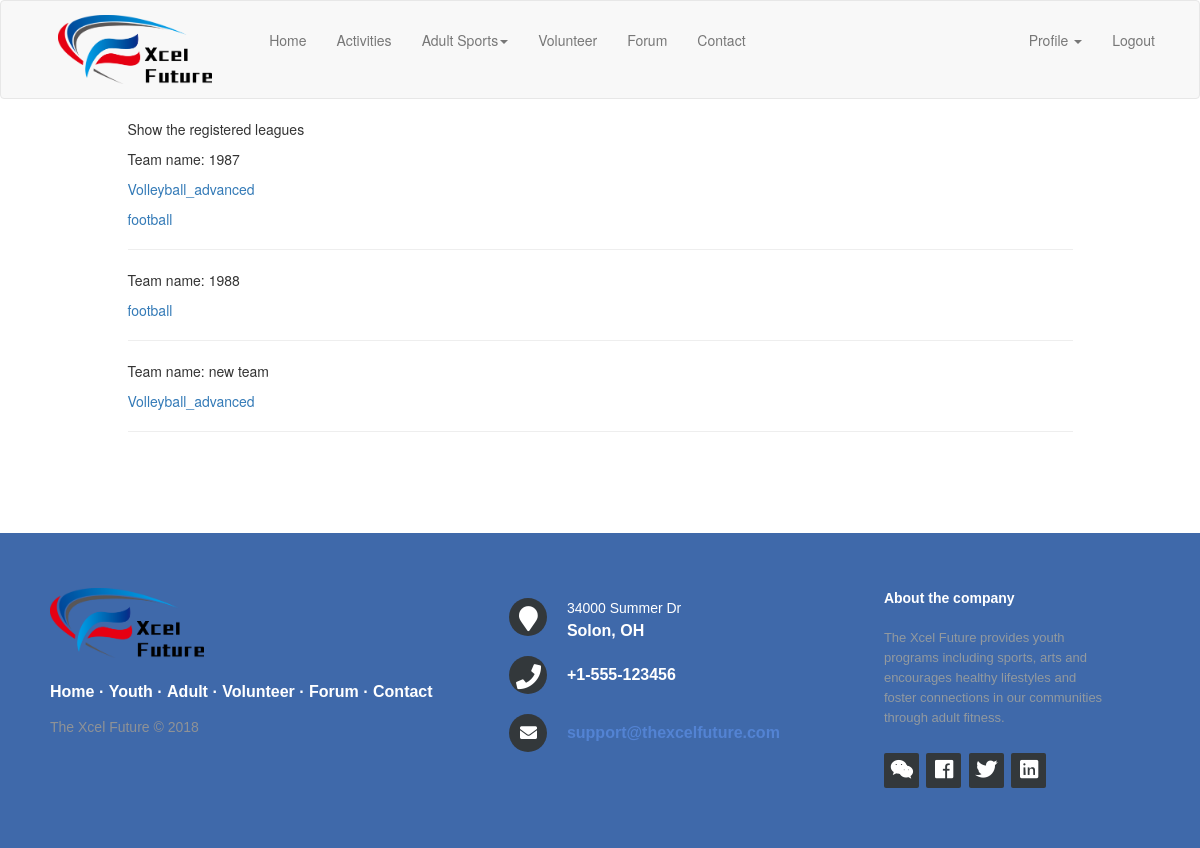
Screenshot of /my_leagues (signed in) with the database file from the repository.
### app/models.py (models this page shows, shortened)
class Team(db.Model):
    id = db.Column(db.Integer, primary_key=True)
    name = db.Column(db.String(64))
    leagues = db.relationship('League_Team', back_populates='team')
    account_id = db.Column(db.Integer, db.ForeignKey('user.id'))
    def registered_leagues(self):
        return League.query.join(
            League_Team, (League_Team.league_id == League.id)).filter(
                League_Team.team_id == self.id).order_by(League.start_date.desc())

class League(db.Model):
    id = db.Column(db.Integer, primary_key=True)
    name = db.Column(db.String(200))
    genre = db.Column(db.String(64))
    guy_num = db.Column(db.Integer)
    girl_num = db.Column(db.Integer)
    open_registration = db.Column(db.Date)
    start_date = db.Column(db.DateTime, index=True, default=datetime.now)
    end_date = db.Column(db.DateTime, index=True)
    time_1 = db.Column(db.DateTime)
    time_2 = db.Column(db.DateTime)
    how_long = db.Column(db.Integer)
    where = db.Column(db.String(200))
    limit = db.Column(db.Integer)
    team_num = db.Column(db.Integer)
    rule = db.Column(db.Text)
    teams = db.relationship('League_Team', back_populates='league')
    league_image = db.relationship('Image', secondary=league_image_table,
                  backref=db.backref('image_league', lazy='dynamic'), lazy='dynamic')

### app/routes.py (the view)
@app.route('/my_leagues')
@login_required
def my_leagues():
    teams = Team.query.filter_by(account_id=current_user.id)
    page = request.args.get('page', 1, type=int)
    array = []
    for team in teams:
        leagueobj = {}
        leagueobj['team'] = team
        leagueobj['leagues'] = team.registered_leagues().paginate(page, app.config['EVENTS_PER_PAGE'], False).items
        array.append(leagueobj)
    return render_template('my_leagues.html', array=array)

### app/models.py (called while the page is built)
@login.user_loader
def load_user(id):
    return User.query.get(int(id))

### app/templates/my_leagues.html
{% extends "base.html" %}
{% block app_content %}
<p>Show the registered leagues</p>
{% for item in array %}
    <p>Team name: {{ item['team'].name }}</p>
    {% if item['leagues'] %}
    {% for league in item['leagues'] %}
        <p><a href="{{ url_for('league', league=league.id) }}">{{ league.name }}</a></p>
    {% endfor %}
    {% else %}
        <p>The team has no registered leagues.</p>
    {% endif %}
    <hr>
{% endfor %}
{% endblock %}

### rows the page displays
Team: team.name "1987"
League: name "Volleyball_advanced"
League: name "football"
Team: team.name "1988"
Team: team.name "new team"

### other values shown
{{ 'Home' }} "Home"
{{ 'Activities' }} "Activities"
{{ 'Adult Sports' }} "Adult Sports"
{{ 'Volunteer' }} "Volunteer"
{{ 'Forum' }} "Forum"
{{ 'Contact' }} "Contact"
{{ 'Profile' }} "Profile"
{{ 'Logout' }} "Logout"
